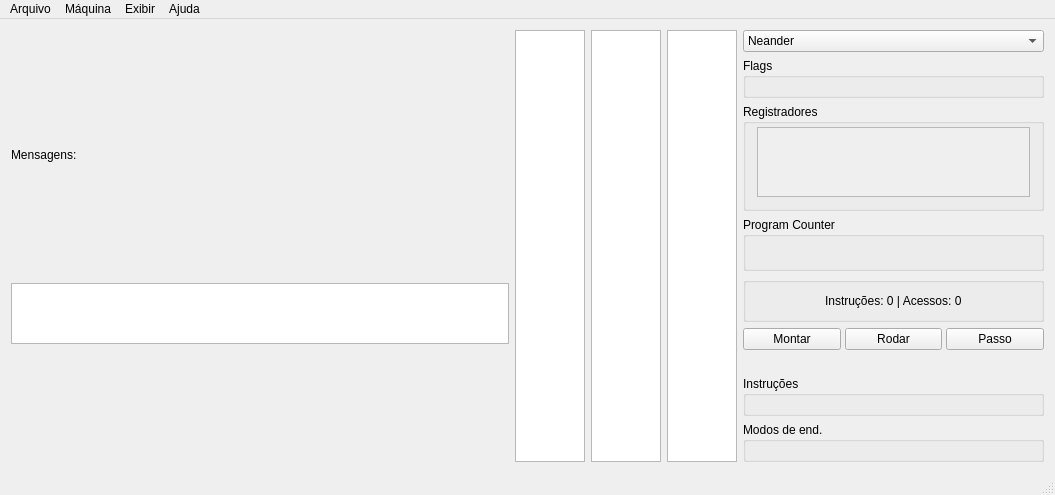
<?xml version="1.0" encoding="UTF-8"?>
<ui version="4.0">
 <class>HidraGui</class>
 <widget class="QMainWindow" name="HidraGui">
  <property name="geometry">
   <rect>
    <x>0</x>
    <y>0</y>
    <width>1055</width>
    <height>495</height>
   </rect>
  </property>
  <property name="windowTitle">
   <string>Hidra - PET Computação</string>
  </property>
  <property name="styleSheet">
   <string notr="true"/>
  </property>
  <property name="locale">
   <locale language="Portuguese" country="Brazil"/>
  </property>
  <widget class="QWidget" name="centralWidget">
   <layout class="QHBoxLayout" name="horizontalLayout_2">
    <item>
     <widget class="QWidget" name="areaEditor" native="true">
      <property name="minimumSize">
       <size>
        <width>40</width>
        <height>40</height>
       </size>
      </property>
      <layout class="QVBoxLayout" name="verticalLayout">
       <property name="spacing">
        <number>3</number>
       </property>
       <property name="leftMargin">
        <number>0</number>
       </property>
       <property name="topMargin">
        <number>0</number>
       </property>
       <property name="rightMargin">
        <number>0</number>
       </property>
       <property name="bottomMargin">
        <number>0</number>
       </property>
       <item>
        <layout class="QVBoxLayout" name="layoutSourceCodeHolder"/>
       </item>
       <item>
        <widget class="QLabel" name="labelMessages">
         <property name="sizePolicy">
          <sizepolicy hsizetype="Preferred" vsizetype="Fixed">
           <horstretch>0</horstretch>
           <verstretch>0</verstretch>
          </sizepolicy>
         </property>
         <property name="text">
          <string>Mensagens:</string>
         </property>
        </widget>
       </item>
       <item>
        <widget class="QTextEdit" name="textEditError">
         <property name="enabled">
          <bool>true</bool>
         </property>
         <property name="maximumSize">
          <size>
           <width>16777215</width>
           <height>61</height>
          </size>
         </property>
         <property name="readOnly">
          <bool>true</bool>
         </property>
        </widget>
       </item>
      </layout>
     </widget>
    </item>
    <item>
     <widget class="QTableView" name="tableViewMemoryInstructions">
      <property name="sizePolicy">
       <sizepolicy hsizetype="Minimum" vsizetype="Expanding">
        <horstretch>0</horstretch>
        <verstretch>0</verstretch>
       </sizepolicy>
      </property>
      <property name="statusTip">
       <string>Memória - Interpretada como instruções. Duplo-clique para mover execução (PC) ou alterar valores.</string>
      </property>
      <property name="sizeAdjustPolicy">
       <enum>QAbstractScrollArea::AdjustToContents</enum>
      </property>
      <property name="selectionMode">
       <enum>QAbstractItemView::NoSelection</enum>
      </property>
      <property name="selectionBehavior">
       <enum>QAbstractItemView::SelectRows</enum>
      </property>
     </widget>
    </item>
    <item>
     <widget class="QTableView" name="tableViewMemoryData">
      <property name="sizePolicy">
       <sizepolicy hsizetype="Minimum" vsizetype="Expanding">
        <horstretch>0</horstretch>
        <verstretch>0</verstretch>
       </sizepolicy>
      </property>
      <property name="statusTip">
       <string>Memória - Interpretada como dados. Duplo-clique para ir à linha de código correspondente ou alterar valores.</string>
      </property>
      <property name="sizeAdjustPolicy">
       <enum>QAbstractScrollArea::AdjustToContents</enum>
      </property>
      <property name="selectionMode">
       <enum>QAbstractItemView::NoSelection</enum>
      </property>
      <property name="selectionBehavior">
       <enum>QAbstractItemView::SelectRows</enum>
      </property>
     </widget>
    </item>
    <item>
     <widget class="QTableView" name="tableViewStack">
      <property name="sizePolicy">
       <sizepolicy hsizetype="Minimum" vsizetype="Expanding">
        <horstretch>0</horstretch>
        <verstretch>0</verstretch>
       </sizepolicy>
      </property>
      <property name="statusTip">
       <string>Memória - Pilha</string>
      </property>
      <property name="sizeAdjustPolicy">
       <enum>QAbstractScrollArea::AdjustToContents</enum>
      </property>
      <property name="selectionMode">
       <enum>QAbstractItemView::NoSelection</enum>
      </property>
      <property name="selectionBehavior">
       <enum>QAbstractItemView::SelectRows</enum>
      </property>
     </widget>
    </item>
    <item>
     <widget class="QWidget" name="areaSimulator" native="true">
      <property name="minimumSize">
       <size>
        <width>301</width>
        <height>0</height>
       </size>
      </property>
      <property name="maximumSize">
       <size>
        <width>301</width>
        <height>16777215</height>
       </size>
      </property>
      <layout class="QVBoxLayout" name="verticalLayout_2">
       <property name="leftMargin">
        <number>0</number>
       </property>
       <property name="topMargin">
        <number>0</number>
       </property>
       <property name="rightMargin">
        <number>0</number>
       </property>
       <property name="bottomMargin">
        <number>0</number>
       </property>
       <item>
        <widget class="QComboBox" name="comboBoxMachine">
         <property name="statusTip">
          <string>Permite selecionar a máquina.</string>
         </property>
         <item>
          <property name="text">
           <string>Neander</string>
          </property>
         </item>
         <item>
          <property name="text">
           <string>Ahmes</string>
          </property>
         </item>
         <item>
          <property name="text">
           <string>Ramses</string>
          </property>
         </item>
         <item>
          <property name="text">
           <string>Cromag</string>
          </property>
         </item>
         <item>
          <property name="text">
           <string>Queops</string>
          </property>
         </item>
         <item>
          <property name="text">
           <string>Pitagoras</string>
          </property>
         </item>
         <item>
          <property name="text">
           <string>Pericles</string>
          </property>
         </item>
         <item>
          <property name="text">
           <string>REG</string>
          </property>
         </item>
         <item>
          <property name="text">
           <string>Volta</string>
          </property>
         </item>
        </widget>
       </item>
       <item>
        <widget class="QGroupBox" name="areaFlags">
         <property name="minimumSize">
          <size>
           <width>0</width>
           <height>40</height>
          </size>
         </property>
         <property name="statusTip">
          <string>Exibe estado das flags da máquina.</string>
         </property>
         <property name="title">
          <string>Flags</string>
         </property>
         <layout class="QGridLayout" name="gridLayout">
          <property name="topMargin">
           <number>3</number>
          </property>
          <item row="0" column="1">
           <layout class="QHBoxLayout" name="layoutFlags">
            <property name="spacing">
             <number>18</number>
            </property>
           </layout>
          </item>
          <item row="0" column="0">
           <spacer name="spacerFlagsLeft">
            <property name="orientation">
             <enum>Qt::Horizontal</enum>
            </property>
            <property name="sizeHint" stdset="0">
             <size>
              <width>0</width>
              <height>0</height>
             </size>
            </property>
           </spacer>
          </item>
          <item row="0" column="2">
           <spacer name="spacerFlagsRight">
            <property name="orientation">
             <enum>Qt::Horizontal</enum>
            </property>
            <property name="sizeHint" stdset="0">
             <size>
              <width>0</width>
              <height>0</height>
             </size>
            </property>
           </spacer>
          </item>
         </layout>
        </widget>
       </item>
       <item>
        <widget class="QGroupBox" name="areaRegisters">
         <property name="sizePolicy">
          <sizepolicy hsizetype="Preferred" vsizetype="Minimum">
           <horstretch>0</horstretch>
           <verstretch>1</verstretch>
          </sizepolicy>
         </property>
         <property name="maximumSize">
          <size>
           <width>16777215</width>
           <height>115</height>
          </size>
         </property>
         <property name="statusTip">
          <string>Registradores da máquina. Passe o mouse para ver valores convertidos. Opções extras de visualização no menu Exibir.</string>
         </property>
         <property name="title">
          <string>Registradores</string>
         </property>
         <layout class="QHBoxLayout" name="horizontalLayout_4">
          <property name="topMargin">
           <number>3</number>
          </property>
          <item>
           <widget class="QScrollArea" name="scrollAreaRegisters">
            <property name="horizontalScrollBarPolicy">
             <enum>Qt::ScrollBarAlwaysOff</enum>
            </property>
            <property name="sizeAdjustPolicy">
             <enum>QAbstractScrollArea::AdjustToContents</enum>
            </property>
            <property name="widgetResizable">
             <bool>true</bool>
            </property>
            <property name="alignment">
             <set>Qt::AlignLeading|Qt::AlignLeft|Qt::AlignTop</set>
            </property>
            <widget class="QWidget" name="widgetRegisters">
             <property name="geometry">
              <rect>
               <x>0</x>
               <y>0</y>
               <width>279</width>
               <height>81</height>
              </rect>
             </property>
             <layout class="QHBoxLayout" name="horizontalLayout_3">
              <item>
               <spacer name="spacerRegistersLeft">
                <property name="orientation">
                 <enum>Qt::Horizontal</enum>
                </property>
                <property name="sizeHint" stdset="0">
                 <size>
                  <width>0</width>
                  <height>0</height>
                 </size>
                </property>
               </spacer>
              </item>
              <item>
               <layout class="QGridLayout" name="layoutRegisters">
                <property name="horizontalSpacing">
                 <number>0</number>
                </property>
                <property name="verticalSpacing">
                 <number>6</number>
                </property>
               </layout>
              </item>
              <item>
               <spacer name="spacerRegistersRight">
                <property name="orientation">
                 <enum>Qt::Horizontal</enum>
                </property>
                <property name="sizeHint" stdset="0">
                 <size>
                  <width>0</width>
                  <height>0</height>
                 </size>
                </property>
               </spacer>
              </item>
             </layout>
            </widget>
           </widget>
          </item>
         </layout>
        </widget>
       </item>
       <item>
        <widget class="QGroupBox" name="areaPC">
         <property name="sizePolicy">
          <sizepolicy hsizetype="Preferred" vsizetype="Fixed">
           <horstretch>0</horstretch>
           <verstretch>1</verstretch>
          </sizepolicy>
         </property>
         <property name="maximumSize">
          <size>
           <width>16777215</width>
           <height>60</height>
          </size>
         </property>
         <property name="statusTip">
          <string>Exibe valor do Program Counter da máquina.</string>
         </property>
         <property name="title">
          <string>Program Counter</string>
         </property>
         <layout class="QHBoxLayout" name="horizontalLayout_8">
          <property name="topMargin">
           <number>3</number>
          </property>
          <item>
           <layout class="QHBoxLayout" name="layoutPC"/>
          </item>
         </layout>
        </widget>
       </item>
       <item>
        <widget class="QGroupBox" name="areaInformation">
         <property name="minimumSize">
          <size>
           <width>0</width>
           <height>0</height>
          </size>
         </property>
         <property name="statusTip">
          <string>Informações. Passe o mouse sobre valores da memória para exibir aqui conversões em diferentes bases.</string>
         </property>
         <property name="title">
          <string/>
         </property>
         <layout class="QHBoxLayout" name="horizontalLayout_6">
          <item alignment="Qt::AlignHCenter">
           <widget class="QLabel" name="textInformation">
            <property name="enabled">
             <bool>true</bool>
            </property>
            <property name="text">
             <string>Instruções: 0 | Acessos: 0</string>
            </property>
           </widget>
          </item>
         </layout>
        </widget>
       </item>
       <item>
        <layout class="QHBoxLayout" name="horizontalLayout">
         <property name="spacing">
          <number>4</number>
         </property>
         <item>
          <widget class="QPushButton" name="pushButtonBuild">
           <property name="maximumSize">
            <size>
             <width>16777215</width>
             <height>32</height>
            </size>
           </property>
           <property name="statusTip">
            <string>Limpa a memória atual e compila o código-fonte para a memória.</string>
           </property>
           <property name="text">
            <string>Montar</string>
           </property>
          </widget>
         </item>
         <item>
          <widget class="QPushButton" name="pushButtonRun">
           <property name="maximumSize">
            <size>
             <width>16777215</width>
             <height>32</height>
            </size>
           </property>
           <property name="statusTip">
            <string>Executa o programa a partir da posição atual de PC.</string>
           </property>
           <property name="whatsThis">
            <string/>
           </property>
           <property name="text">
            <string>Rodar</string>
           </property>
           <property name="autoDefault">
            <bool>true</bool>
           </property>
          </widget>
         </item>
         <item>
          <widget class="QPushButton" name="pushButtonStep">
           <property name="maximumSize">
            <size>
             <width>16777215</width>
             <height>32</height>
            </size>
           </property>
           <property name="statusTip">
            <string>Executa a instrução atual e avança PC para a seguinte.</string>
           </property>
           <property name="text">
            <string>Passo</string>
           </property>
          </widget>
         </item>
        </layout>
       </item>
       <item>
        <spacer name="verticalSpacer">
         <property name="orientation">
          <enum>Qt::Vertical</enum>
         </property>
         <property name="sizeHint" stdset="0">
          <size>
           <width>20</width>
           <height>20</height>
          </size>
         </property>
        </spacer>
       </item>
       <item>
        <widget class="QGroupBox" name="areaInstructions">
         <property name="enabled">
          <bool>true</bool>
         </property>
         <property name="minimumSize">
          <size>
           <width>0</width>
           <height>40</height>
          </size>
         </property>
         <property name="statusTip">
          <string>Passe o mouse para obter informações sobre cada instrução da máquina escolhida.</string>
         </property>
         <property name="title">
          <string>Instruções</string>
         </property>
         <layout class="QHBoxLayout" name="horizontalLayout_5">
          <property name="topMargin">
           <number>3</number>
          </property>
          <item>
           <spacer name="spacerInstructionsLeft">
            <property name="orientation">
             <enum>Qt::Horizontal</enum>
            </property>
            <property name="sizeHint" stdset="0">
             <size>
              <width>0</width>
              <height>0</height>
             </size>
            </property>
           </spacer>
          </item>
          <item>
           <layout class="QGridLayout" name="layoutInstructions">
            <property name="horizontalSpacing">
             <number>20</number>
            </property>
            <property name="verticalSpacing">
             <number>6</number>
            </property>
           </layout>
          </item>
          <item>
           <spacer name="spacerInstructionsRight">
            <property name="orientation">
             <enum>Qt::Horizontal</enum>
            </property>
            <property name="sizeHint" stdset="0">
             <size>
              <width>0</width>
              <height>0</height>
             </size>
            </property>
           </spacer>
          </item>
         </layout>
        </widget>
       </item>
       <item>
        <widget class="QGroupBox" name="areaAddressingModes">
         <property name="enabled">
          <bool>true</bool>
         </property>
         <property name="minimumSize">
          <size>
           <width>0</width>
           <height>40</height>
          </size>
         </property>
         <property name="statusTip">
          <string>Passe o mouse para obter informações sobre cada modo de endereçamento da máquina escolhida.</string>
         </property>
         <property name="title">
          <string>Modos de end.</string>
         </property>
         <layout class="QHBoxLayout" name="horizontalLayout_7">
          <property name="topMargin">
           <number>3</number>
          </property>
          <item>
           <spacer name="spacerAddressingModesLeft">
            <property name="orientation">
             <enum>Qt::Horizontal</enum>
            </property>
            <property name="sizeHint" stdset="0">
             <size>
              <width>0</width>
              <height>0</height>
             </size>
            </property>
           </spacer>
          </item>
          <item>
           <layout class="QGridLayout" name="layoutAddressingModes">
            <property name="horizontalSpacing">
             <number>20</number>
            </property>
            <property name="verticalSpacing">
             <number>6</number>
            </property>
           </layout>
          </item>
          <item>
           <spacer name="spacerAddressingModesRight">
            <property name="orientation">
             <enum>Qt::Horizontal</enum>
            </property>
            <property name="sizeHint" stdset="0">
             <size>
              <width>0</width>
              <height>0</height>
             </size>
            </property>
           </spacer>
          </item>
         </layout>
        </widget>
       </item>
      </layout>
     </widget>
    </item>
   </layout>
   <zorder>areaEditor</zorder>
   <zorder>areaSimulator</zorder>
   <zorder>tableViewStack</zorder>
   <zorder>tableViewMemoryInstructions</zorder>
   <zorder>tableViewMemoryData</zorder>
  </widget>
  <widget class="QMenuBar" name="menuBar">
   <property name="geometry">
    <rect>
     <x>0</x>
     <y>0</y>
     <width>1055</width>
     <height>21</height>
    </rect>
   </property>
   <widget class="QMenu" name="menuProgram">
    <property name="title">
     <string>Arquivo</string>
    </property>
    <addaction name="actionNew"/>
    <addaction name="actionOpen"/>
    <addaction name="actionSave"/>
    <addaction name="actionSaveAs"/>
    <addaction name="separator"/>
    <addaction name="actionClose"/>
   </widget>
   <widget class="QMenu" name="menuHelp">
    <property name="title">
     <string>Ajuda</string>
    </property>
    <addaction name="actionQuickGuide"/>
    <addaction name="actionReference"/>
    <addaction name="separator"/>
    <addaction name="actionAbout"/>
   </widget>
   <widget class="QMenu" name="menuMemory">
    <property name="title">
     <string>Máquina</string>
    </property>
    <addaction name="actionResetRegisters"/>
    <addaction name="separator"/>
    <addaction name="actionBuild"/>
    <addaction name="actionRun"/>
    <addaction name="actionStep"/>
    <addaction name="separator"/>
    <addaction name="actionSetBreakpoint"/>
    <addaction name="separator"/>
    <addaction name="actionImportMemory"/>
    <addaction name="actionExportMemory"/>
   </widget>
   <widget class="QMenu" name="menuView">
    <property name="title">
     <string>Exibir</string>
    </property>
    <addaction name="actionHexadecimalMode"/>
    <addaction name="actionSignedMode"/>
    <addaction name="actionShowInstructionStrings"/>
    <addaction name="separator"/>
    <addaction name="actionFastExecuteMode"/>
    <addaction name="actionFollowPCMode"/>
   </widget>
   <addaction name="menuProgram"/>
   <addaction name="menuMemory"/>
   <addaction name="menuView"/>
   <addaction name="menuHelp"/>
  </widget>
  <widget class="QStatusBar" name="statusBar">
   <property name="palette">
    <palette>
     <active>
      <colorrole role="WindowText">
       <brush brushstyle="SolidPattern">
        <color alpha="192">
         <red>0</red>
         <green>0</green>
         <blue>0</blue>
        </color>
       </brush>
      </colorrole>
     </active>
     <inactive>
      <colorrole role="WindowText">
       <brush brushstyle="SolidPattern">
        <color alpha="192">
         <red>0</red>
         <green>0</green>
         <blue>0</blue>
        </color>
       </brush>
      </colorrole>
     </inactive>
     <disabled>
      <colorrole role="WindowText">
       <brush brushstyle="SolidPattern">
        <color alpha="255">
         <red>120</red>
         <green>120</green>
         <blue>120</blue>
        </color>
       </brush>
      </colorrole>
     </disabled>
    </palette>
   </property>
  </widget>
  <action name="actionBuild">
   <property name="text">
    <string>Montar</string>
   </property>
   <property name="statusTip">
    <string>Limpa memória atual e compila o código-fonte para a memória.</string>
   </property>
   <property name="shortcut">
    <string>F6</string>
   </property>
  </action>
  <action name="actionStep">
   <property name="text">
    <string>Passo</string>
   </property>
   <property name="statusTip">
    <string>Executa a instrução atual e avança PC para a instrução seguinte.</string>
   </property>
   <property name="shortcut">
    <string>F8</string>
   </property>
  </action>
  <action name="actionRun">
   <property name="text">
    <string>Rodar</string>
   </property>
   <property name="statusTip">
    <string>Executa o programa a partir da posição atual de PC.</string>
   </property>
   <property name="shortcut">
    <string>F7</string>
   </property>
  </action>
  <action name="actionSaveAs">
   <property name="text">
    <string>Salvar como...</string>
   </property>
   <property name="statusTip">
    <string>Salvar como</string>
   </property>
   <property name="shortcut">
    <string>Ctrl+Shift+S</string>
   </property>
  </action>
  <action name="actionQuickGuide">
   <property name="text">
    <string>Guia rápido</string>
   </property>
   <property name="statusTip">
    <string>Guia rápido para utilização do Hidra.</string>
   </property>
   <property name="shortcut">
    <string>F1</string>
   </property>
  </action>
  <action name="actionReportProblem">
   <property name="text">
    <string>Relatar um problema</string>
   </property>
  </action>
  <action name="actionClose">
   <property name="text">
    <string>Sair</string>
   </property>
   <property name="statusTip">
    <string>Sair</string>
   </property>
   <property name="shortcut">
    <string>Ctrl+Q</string>
   </property>
  </action>
  <action name="actionSave">
   <property name="text">
    <string>&amp;Salvar</string>
   </property>
   <property name="statusTip">
    <string>Salvar</string>
   </property>
   <property name="shortcut">
    <string>Ctrl+S</string>
   </property>
  </action>
  <action name="actionOpen">
   <property name="text">
    <string>Abrir</string>
   </property>
   <property name="statusTip">
    <string>Abrir</string>
   </property>
   <property name="shortcut">
    <string>Ctrl+O</string>
   </property>
  </action>
  <action name="actionImportMemory">
   <property name="text">
    <string>Importar memória...</string>
   </property>
   <property name="statusTip">
    <string>Importa arquivo binário de memória, sobrescrevendo a memória atual.</string>
   </property>
  </action>
  <action name="actionExportMemory">
   <property name="text">
    <string>Exportar memória...</string>
   </property>
   <property name="statusTip">
    <string>Exporta a memória atual como arquivo binário.</string>
   </property>
  </action>
  <action name="actionResetRegisters">
   <property name="text">
    <string>Zerar registradores</string>
   </property>
   <property name="statusTip">
    <string>Reinicia valor de flags e registradores, incluindo PC.</string>
   </property>
   <property name="shortcut">
    <string>F5</string>
   </property>
  </action>
  <action name="actionHexadecimalMode">
   <property name="checkable">
    <bool>true</bool>
   </property>
   <property name="text">
    <string>Modo hexadecimal</string>
   </property>
   <property name="statusTip">
    <string>Exibe os valores de endereços, dados e registradores em hexadecimal.</string>
   </property>
   <property name="shortcut">
    <string>Ctrl+H</string>
   </property>
  </action>
  <action name="actionSetBreakpoint">
   <property name="text">
    <string>Inserir/remover breakpoint</string>
   </property>
   <property name="statusTip">
    <string>Permite que o programa pare a execução ao alcançar a linha selecionada.</string>
   </property>
   <property name="shortcut">
    <string>F12</string>
   </property>
  </action>
  <action name="actionDisplayDataTable">
   <property name="checkable">
    <bool>true</bool>
   </property>
   <property name="text">
    <string>Tabela de dados</string>
   </property>
  </action>
  <action name="actionAbout">
   <property name="text">
    <string>Sobre</string>
   </property>
   <property name="statusTip">
    <string>Sobre</string>
   </property>
  </action>
  <action name="actionNew">
   <property name="text">
    <string>Novo</string>
   </property>
   <property name="statusTip">
    <string>Novo</string>
   </property>
   <property name="shortcut">
    <string>Ctrl+N</string>
   </property>
  </action>
  <action name="actionReference">
   <property name="text">
    <string>Referência de uso</string>
   </property>
   <property name="statusTip">
    <string>Referência de uso para as principais máquinas.</string>
   </property>
   <property name="shortcut">
    <string>F2</string>
   </property>
  </action>
  <action name="actionFastExecuteMode">
   <property name="checkable">
    <bool>true</bool>
   </property>
   <property name="text">
    <string>Execução rápida</string>
   </property>
   <property name="statusTip">
    <string>Diminui a taxa de atualização dos valores na tela para uma execução mais rápida.</string>
   </property>
  </action>
  <action name="actionFollowPCMode">
   <property name="checkable">
    <bool>true</bool>
   </property>
   <property name="text">
    <string>Tela segue execução</string>
   </property>
   <property name="statusTip">
    <string>Mantém a instrução atual sempre visível na área de código e na memória de instruções.</string>
   </property>
  </action>
  <action name="actionSignedMode">
   <property name="checkable">
    <bool>true</bool>
   </property>
   <property name="text">
    <string>Interpretar dados negativos</string>
   </property>
   <property name="statusTip">
    <string>Permite visualizar os dados da memória e os registradores com sinal, em complemento de 2.</string>
   </property>
   <property name="shortcut">
    <string>Ctrl+-</string>
   </property>
  </action>
  <action name="actionShowInstructionStrings">
   <property name="checkable">
    <bool>true</bool>
   </property>
   <property name="text">
    <string>Interpretar instruções em memória</string>
   </property>
   <property name="statusTip">
    <string>Mostra instrução correspondente ao lado dos valores de memória.</string>
   </property>
  </action>
 </widget>
 <layoutdefault spacing="6" margin="11"/>
 <resources/>
 <connections/>
</ui>
